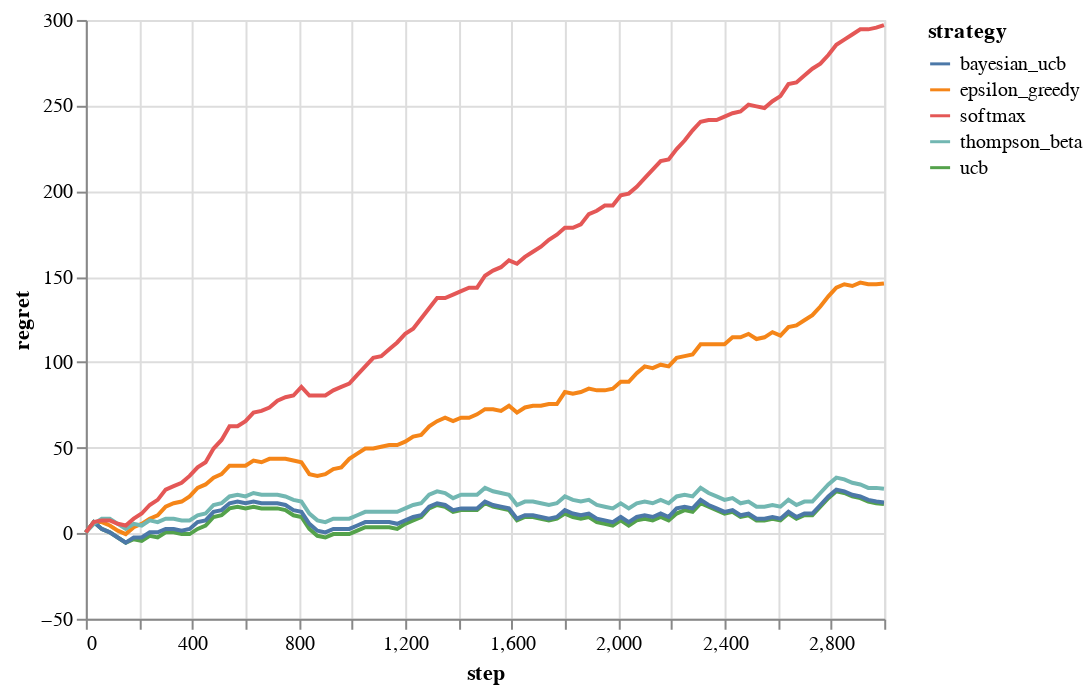

Here is the notebook cell this chart was saved with:
### Code cell
env.altair_chart_regret()

### Figure 1 — Vega-Lite specification as saved in the notebook (floating-point values rounded to 4 significant figures; data arrays with more than 128 entries replaced by an {"elided": "..."} marker saying what was removed)
{"config": {"view": {"continuousWidth": 400, "continuousHeight": 300}}, "data": {"name": "data-9fed0df4e74ae6d09f8df342a3ff77f5"}, "mark": "line", "encoding": {"color": {"type": "nominal", "field": "strategy"}, "x": {"type": "quantitative", "field": "step"}, "y": {"type": "quantitative", "field": "regret"}}, "$schema": "https://vega.github.io/schema/vega-lite/v4.8.1.json", "datasets": {"data-9fed0df4e74ae6d09f8df342a3ff77f5": {"elided": "505 records"}}}
